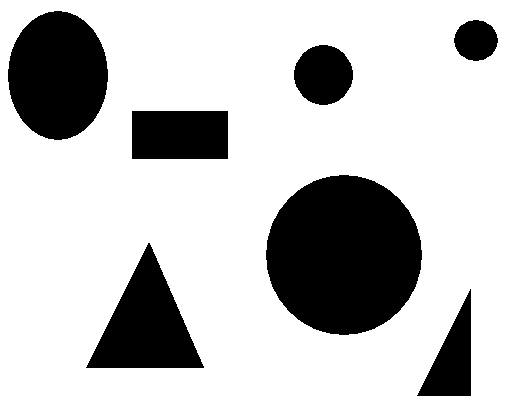
%> input picture Esercizi/Esercizio 2.7/Immagini/geomTest.png, 510 x 412 px
$ octave esercizio2_7.m   (GNU Octave 9; MATLAB toolbox functions it lacks are replaced by stand-ins)
%> lines starting %> are read from the running program, lines starting %| are printed output that depends on the picture; in (x1, y1, x2, y2) boxes, pixels count from 0 and x2, y2 are one past the last pixel; in counts of white or black regions, pixels touching at a corner belong together; the program's own positions count from 1
%%%%%%%%%%%%%%%%%%%%%%%%%%%%%%%%%%%%%%%%%%%%%%%%%
%Script Esercizio 2.7
%
%Convertirla nella sua negativa. Visualizzare l'immagine e la negativa, ciascuna col proprio
%istogramma;
%
%Usando la procedura bwboundaries() estrarre il numero di oggetti Nobj; i contorni di ciascun
%oggetto codificati in BoundObj; l'array di etichette imgLabel. Visualizzare soltanto l'immagine RGB
%delle etichette, con sovrapposti i contorni degli oggetti;
%
%%Usando la procedura regionprops() e la matrice delle etichette che si era ricavata al punto (b),
%estrarre le caratteristiche geometriche (features) 'Perimeter', 'Area' di ciascuna regione.
%I valori di perimetri e aree devono essere presentati in una tabella usando la uitable().
%
%Analogamente a quanto fatto al punto (c) estrarre i centroidi ('Centroids'), e visualizzare l'immagine
%RGB delle etichette con sovrapposti i centroidi degli oggetti.
%
%Per ogni oggetto calcolare il fattore di forma di circolarità (roundness factor). Individuare gli oggetti
%che più si avvicinano ad una forma circolare. Visualizzare l'immagine RGB coi contorni sovrapposti (punto (b))
%a cui siano ulteriormente sovrapposti i valori di roundness.
%
%Nonis Mauro 123350
%30 aprile 2019
%
%%%%%%%%%%%%%%%%%%%%%%%%%%%%%%%%%%%%%%%%%%%%%%%%%
%Parte a)
%%%%%%%%%%%%%%%%%%%%%%%%%%%%%%%%%%%%%%%%%%%%%%%%%
%carico immagine
positiva = imread('Immagini/geomTest.png');
%> positiva is the input picture: size 412x510x3 uint8; 76.9% white; 7 black regions, largest, box (x1, y1, x2, y2) and area: (266, 175, 422, 335) 19460, (8, 11, 108, 140) 10052, (86, 243, 204, 368) 7468
positiva = rgb2gray(positiva); %conversione in livelli di grigio
positiva = logical(positiva); %conversione in logical (binario)
negativa = imcomplement(positiva); %creazione immagine negativa
%visualizzazione
figure,
subplot(2, 2, 1), imshow(positiva), title('Immagine originale');
subplot(2, 2, 2), histogram(positiva), grid, title('Istogramma immagine originale');
subplot(2, 2, 3), imshow(negativa), title('Immagine negativa');
subplot(2, 2, 4), histogram(negativa), grid, title('Istogramma immagine negativa');
%> after `title('Istogramma immagine negativa')`:
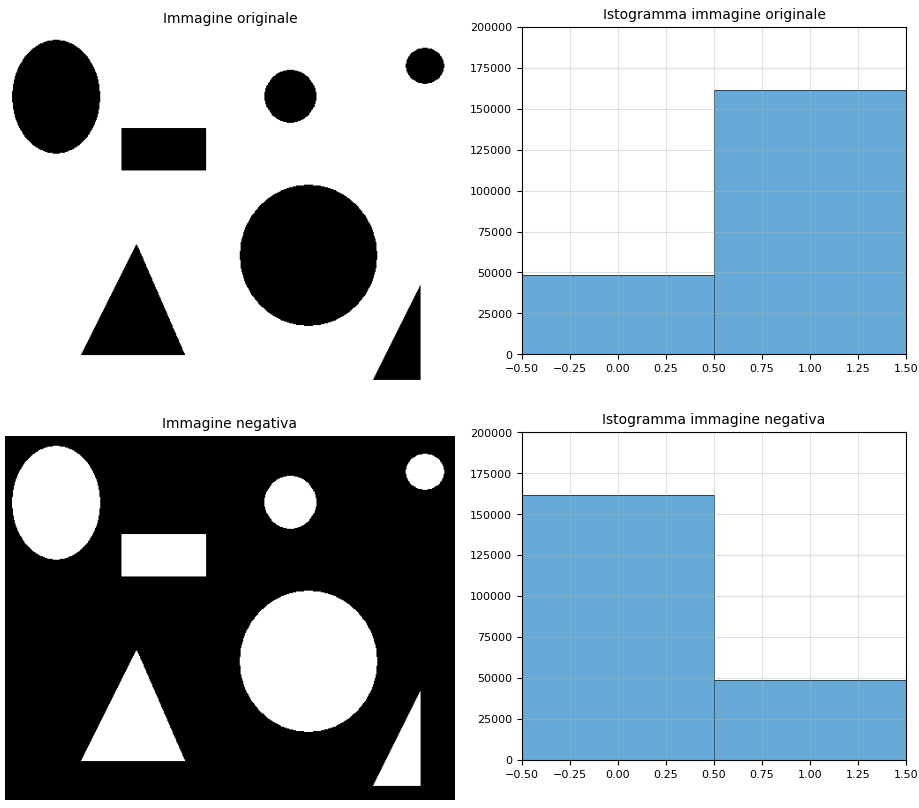
%> figure redrawn from the program's plot data, 4 panels
%
%%%%%%%%%%%%%%%%%%%%%%%%%%%%%%%%%%%%%%%%%%%%%%%%%
%Parte b)
%%%%%%%%%%%%%%%%%%%%%%%%%%%%%%%%%%%%%%%%%%%%%%%%%
%
[BoundObj,imgLabel,Nobj] = bwboundaries(positiva);
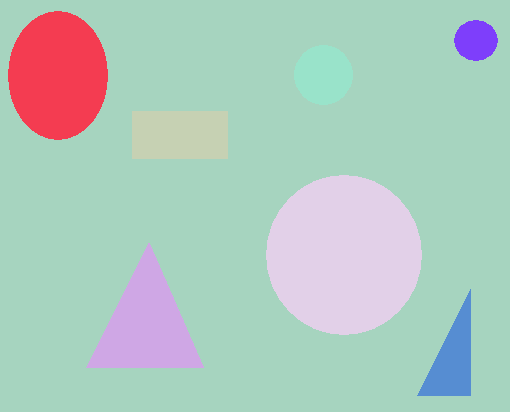
%> imgLabel: size 412x510 double; 8 distinct labels, from 1 to 8; one colour per label, 0 black
%> BoundObj = 8 boundaries; box (x1, y1, x2, y2) and points: (0, 0, 510, 412) 1841, (266, 175, 422, 335) 445, (86, 243, 204, 368) 367, (8, 11, 108, 140) 323, (132, 111, 228, 159) 285, (417, 289, 471, 396) 266, (294, 45, 353, 105) 167, (454, 20, 498, 61) 119; Nobj = 1
%visualizzazione
figure,
imshow(label2rgb(imgLabel)), title('imgLabel con sovrapposizione di BoundObj');
%> after `imshow(label2rgb(imgLabel))`:
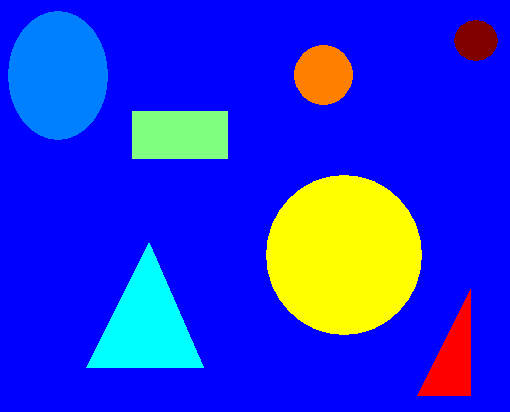
%> displayed picture: size 412x510x3, on the screen's scale of 0 to 255; mean R, G, B 34.1, 46.1, 220.1
%Sovrapposizione di BoundObj all'immagine imgLabel RGB
hold on
for k=1:length(BoundObj)
   boundary = BoundObj{k};
     %per indicare i Nobj
     plot(boundary(:,2), boundary(:,1), 'r','LineWidth',2);
end
%> this loop made 8 passes
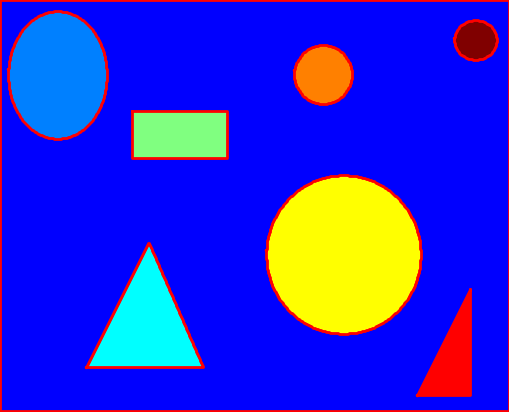
%> figure redrawn from the program's plot data; its title reads 'imgLabel con sovrapposizione di BoundObj'
hold off
%
%%%%%%%%%%%%%%%%%%%%%%%%%%%%%%%%%%%%%%%%%%%%%%%%%
%Parte c)
%%%%%%%%%%%%%%%%%%%%%%%%%%%%%%%%%%%%%%%%%%%%%%%%%
%
%estrazione caratteristiche geometriche
features = regionprops(imgLabel, 'Area', 'Perimeter', 'Centroid');
%> features = 8 regions; Area, Centroid and Perimeter: 161492 [257.6 206.1] 1802.8, 19460 [344.5 255.5] 493.1, 10052 [58.5 76] 357.2, 7468 [147 326.4] 386.7, 4608 [180.5 135.5] 278, 2916 [453.5 360.5] 272.5, 2744 [324 75.5] 183.6, 1380 [476.5 41] 129.5
%preparazione per visione tabellare
area = cat(1, features.Area);
%> area = [161492; 10052; 7468; 4608; 19460; 2744; 2916; 1380]
perimeter = cat(1, features.Perimeter);
%> perimeter = [1802.8; 357.2; 386.7; 278; 493.1; 183.6; 272.5; 129.5]
%visualizzazione dei dati in formato tabellare
figure,
colnames = {'Area', 'Perimeter'};
data = {area, perimeter};
%> data = {[161492; 10052; 7468; 4608; 19460; 2744; 2916; 1380], [1802.8; 357.2; 386.7; 278; 493.1; 183.6; 272.5; 129.5]}
t = uitable('Data', [area, perimeter], 'ColumnName', colnames, 'Position',[20 20 200 180]);
%> t = -130.8
%
%%%%%%%%%%%%%%%%%%%%%%%%%%%%%%%%%%%%%%%%%%%%%%%%%
%Parte d)
%%%%%%%%%%%%%%%%%%%%%%%%%%%%%%%%%%%%%%%%%%%%%%%%%
%
centroids = cat(1,features.Centroid);
%> centroids = [257.6 206.1; 58.5 76; 147 326.4; 180.5 135.5; 344.5 255.5; 324 75.5; 453.5 360.5; 476.5 41]
%visualizzazione immagine a colori con centroidi sovrapposti
figure,
imshow(label2rgb(imgLabel)), title('Immagine con centroidi');
hold on
plot(centroids(:,1),centroids(:,2),'black*')
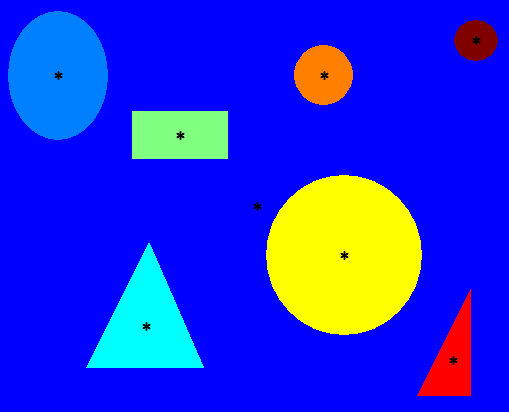
%> figure redrawn from the program's plot data; its title reads 'Immagine con centroidi'
hold off
%
%%%%%%%%%%%%%%%%%%%%%%%%%%%%%%%%%%%%%%%%%%%%%%%%%
%Parte e)
%%%%%%%%%%%%%%%%%%%%%%%%%%%%%%%%%%%%%%%%%%%%%%%%%
%
%rendere RGB l'immagine delle etichette
imgLabelRGB = label2rgb(imgLabel);
%soglia per il calcolo della roundness
threshold = 0.9;
%
figure('Name','Immagine delle etichette con misure di circolarità')
imshow(imgLabelRGB), title('Immagine etichette con misure dicircolarità')
hold on
%
for k = 1:length(BoundObj)
    boundary = BoundObj{k};
    % Obtain the perimeter and area corresponding to label 'k'
    perimeter = features(k).Perimeter;
    area = features(k).Area;
    % Compute the roundness metric of object 'k'
    metric = 4*pi*area/perimeter^2;
    % prepare display of results
    metric_string = sprintf('%2.2f',metric);
    % mark objects above the threshold with a black circle
    if metric > threshold
    centroid = features(k).Centroid;
    plot(centroid(1),centroid(2),'k*');
    end
    text(boundary(1,2)-40,boundary(1,1)+13,metric_string,'Color','k',...
    'FontSize',14,'FontWeight','bold');
end
%> this loop made 8 passes
%> (perimeter, area, metric, metric_string, centroid) on passes 2, 5, 6, 8: (357.2, 10052, 0.99, '0.99', [58.5 76]), (493.1, 19460, 1.01, '1.01', [344.5 255.5]), (183.6, 2744, 1.02, '1.02', [324 75.5]), (129.5, 1380, 1.03, '1.03', [476.5 41])
%> (perimeter, area, metric, metric_string) on passes 1, 3, 4, 7: (1802.8, 161492, 0.624, '0.62'), (386.7, 7468, 0.628, '0.63'), (278, 4608, 0.749, '0.75'), (272.5, 2916, 0.493, '0.49')
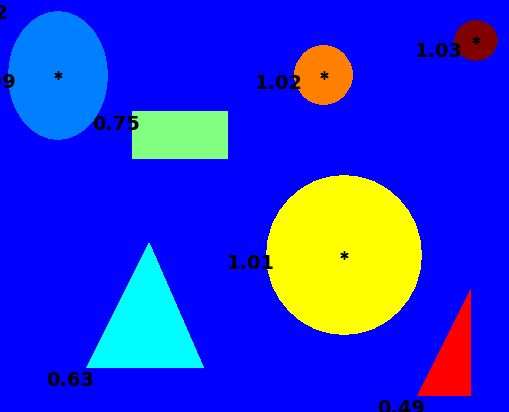
%> figure redrawn from the program's plot data; its title reads 'Immagine etichette con misure dicircolarità'
hold off
